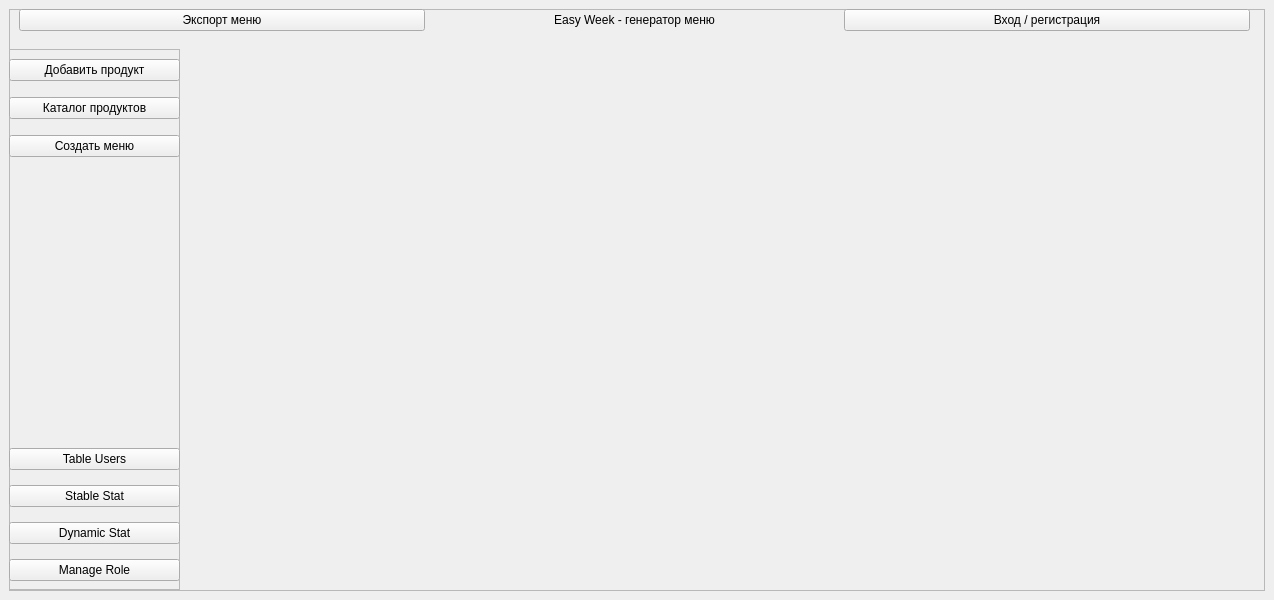
<?xml version="1.0" encoding="UTF-8"?>
<ui version="4.0">
 <class>MainWindow</class>
 <widget class="QMainWindow" name="MainWindow">
  <property name="geometry">
   <rect>
    <x>0</x>
    <y>0</y>
    <width>1274</width>
    <height>600</height>
   </rect>
  </property>
  <property name="windowTitle">
   <string>MainWindow</string>
  </property>
  <widget class="QWidget" name="centralwidget">
   <layout class="QGridLayout" name="gridLayout">
    <item row="0" column="0">
     <widget class="QFrame" name="frame">
      <property name="frameShape">
       <enum>QFrame::Shape::StyledPanel</enum>
      </property>
      <property name="frameShadow">
       <enum>QFrame::Shadow::Raised</enum>
      </property>
      <widget class="QWidget" name="horizontalLayoutWidget">
       <property name="geometry">
        <rect>
         <x>0</x>
         <y>0</y>
         <width>1251</width>
         <height>41</height>
        </rect>
       </property>
       <layout class="QHBoxLayout" name="horizontalLayout">
        <property name="sizeConstraint">
         <enum>QLayout::SizeConstraint::SetMaximumSize</enum>
        </property>
        <property name="leftMargin">
         <number>10</number>
        </property>
        <property name="rightMargin">
         <number>10</number>
        </property>
        <item>
         <widget class="QPushButton" name="pushButton_3">
          <property name="sizePolicy">
           <sizepolicy hsizetype="Minimum" vsizetype="Fixed">
            <horstretch>0</horstretch>
            <verstretch>0</verstretch>
           </sizepolicy>
          </property>
          <property name="layoutDirection">
           <enum>Qt::LayoutDirection::LeftToRight</enum>
          </property>
          <property name="text">
           <string>Экспорт меню</string>
          </property>
         </widget>
        </item>
        <item>
         <widget class="QLabel" name="label">
          <property name="text">
           <string>Easy Week - генератор меню</string>
          </property>
          <property name="alignment">
           <set>Qt::AlignmentFlag::AlignCenter</set>
          </property>
         </widget>
        </item>
        <item>
         <widget class="QPushButton" name="pushButton">
          <property name="text">
           <string>Вход / регистрация</string>
          </property>
         </widget>
        </item>
       </layout>
      </widget>
      <widget class="QFrame" name="frame_2">
       <property name="geometry">
        <rect>
         <x>0</x>
         <y>40</y>
         <width>171</width>
         <height>541</height>
        </rect>
       </property>
       <property name="frameShape">
        <enum>QFrame::Shape::StyledPanel</enum>
       </property>
       <property name="frameShadow">
        <enum>QFrame::Shadow::Raised</enum>
       </property>
       <widget class="QWidget" name="verticalLayoutWidget">
        <property name="geometry">
         <rect>
          <x>0</x>
          <y>0</y>
          <width>171</width>
          <height>121</height>
         </rect>
        </property>
        <layout class="QVBoxLayout" name="verticalLayout">
         <item>
          <widget class="QPushButton" name="pushButton_4">
           <property name="text">
            <string>Добавить продукт</string>
           </property>
          </widget>
         </item>
         <item>
          <widget class="QPushButton" name="pushButton_5">
           <property name="text">
            <string>Каталог продуктов</string>
           </property>
          </widget>
         </item>
         <item>
          <widget class="QPushButton" name="pushButton_2">
           <property name="text">
            <string>Создать меню</string>
           </property>
          </widget>
         </item>
        </layout>
       </widget>
       <widget class="QWidget" name="verticalLayoutWidget_2">
        <property name="geometry">
         <rect>
          <x>0</x>
          <y>390</y>
          <width>171</width>
          <height>151</height>
         </rect>
        </property>
        <layout class="QVBoxLayout" name="verticalLayout_2">
         <item>
          <widget class="QPushButton" name="tableUsersButton">
           <property name="text">
            <string>Table Users</string>
           </property>
          </widget>
         </item>
         <item>
          <widget class="QPushButton" name="stableStatButton">
           <property name="text">
            <string>Stable Stat</string>
           </property>
          </widget>
         </item>
         <item>
          <widget class="QPushButton" name="dynamicStatButton">
           <property name="text">
            <string>Dynamic Stat</string>
           </property>
          </widget>
         </item>
         <item>
          <widget class="QPushButton" name="pushButton_6">
           <property name="text">
            <string>Manage Role</string>
           </property>
          </widget>
         </item>
        </layout>
       </widget>
      </widget>
     </widget>
    </item>
   </layout>
  </widget>
 </widget>
 <resources/>
 <connections/>
</ui>
